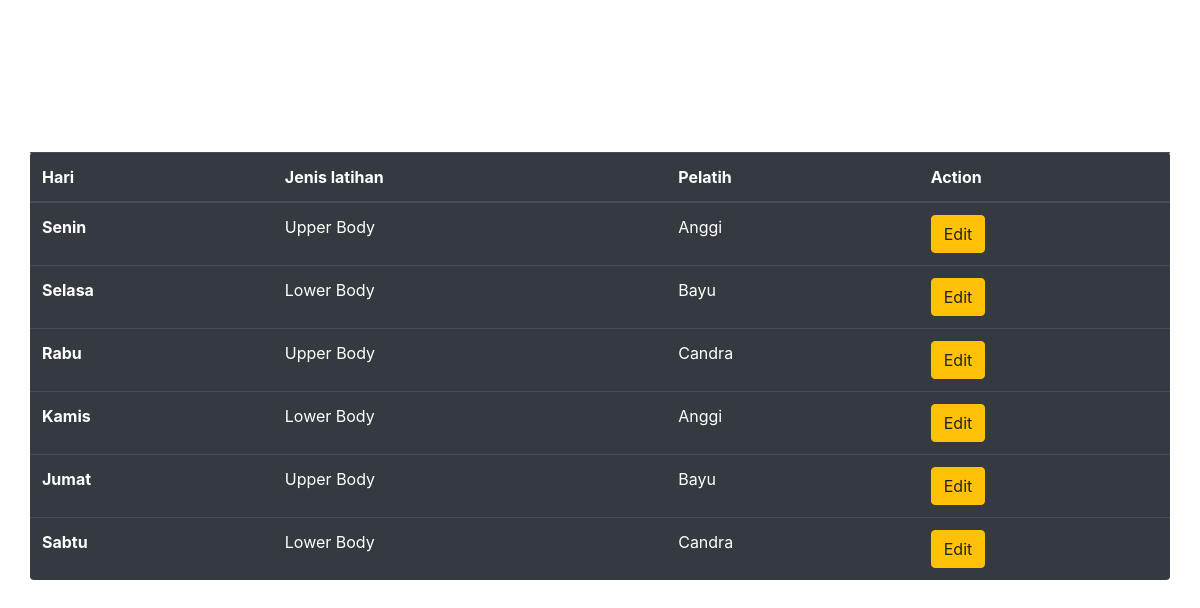
The app's page /admin/jadwal.php with its own data.
### tables this page shows
CREATE TABLE `jadwal` (
  `hari` varchar(6) NOT NULL,
  `jenis_latihan` varchar(100) NOT NULL,
  `pelatih` varchar(100) NOT NULL
);

### admin/jadwal.php (the view, shortened to what this page needs)
<!DOCTYPE html>
<html lang="en">
<head>
	<link rel="stylesheet" type="text/css" href="../assets/css/bootstrap.min.css">
	<link rel="stylesheet" type="text/css" href="../assets/style.css">
</head>
<body>
	<nav class="navbar navbar-expand-lg navbar-light bg-none">
		<span class="navbar-brand pl-5 mb-0 h1">DAUNTLESS</span>
		<div class="pc-x">
			<ul class="navbar-nav">
				<li class="nav-item">
					<a class="nav-link" href="../index.php">Home</a>
				</li>
				<li class="nav-item">
					<a class="nav-link" href="member.php">Member</a>
				</li>
				<li class="nav-active">
					<a class="nav-link" href="jadwal.php"><b>Jadwal</b></a>
				</li>
			</ul>
		</div>
	</nav>
    <main>
		<div class="pt-5 pb-5">
			<div class="container">
				<div class="row">
					<div class="col-sm-12">
						<div class="content-box rounded">
							<div class="row pt-5 pb-5">
							<?php
							include_once('koneksi.php');
							$sql = 'SELECT * FROM jadwal';
							$result = mysqli_query($conn, $sql)
							?>
							<table class="table table-dark pt-5 pb-5 rounded">
								<thead>
								    <tr>
								      <th scope="col">Hari</th>
								      <th scope="col">Jenis latihan</th>
								      <th scope="col">Pelatih</th>
								      <th scope="col">Action</th>
								    </tr>
								</thead>
				  				<tbody>
									<?php while ($data = mysqli_fetch_object($result)){?>
									<tr>
										<th scope="row"><?= $data->hari ?></th>
										<td><?= $data->jenis_latihan ?></td>
										<td><?= $data->pelatih ?></td>
										<td>
											<a class="btn btn-warning" href="jadwal_edit.php?day=<?= $data->hari ?>">Edit
										</td>
									</tr>
									<?php }?>
								</tbody>
							</table>
						</div>
					</div>
				</div>
			</div>
		</div>
	</main>
</body>
</html>

### assets/style.css (style rules this page uses)
body { background: url("./img/bg.jpg"); background-attachment: fixed; background-size: cover; background-repeat: no-repeat; background-position: center; }
.bg-none { background-color: rgba(255,255,255,0); }
.navbar-light .navbar-brand { color: rgba(255,255,255,1); }
.navbar-light .navbar-nav .nav-link { color: rgba(255,255,255,1); }
.pc-x { padding-left: 20rem !important; }

### records on screen
jadwal: hari "Senin", jenis_latihan "Upper Body", pelatih "Anggi"
jadwal: hari "Selasa", jenis_latihan "Lower Body", pelatih "Bayu"
jadwal: hari "Rabu", jenis_latihan "Upper Body", pelatih "Candra"
jadwal: hari "Kamis", jenis_latihan "Lower Body", pelatih "Anggi"
jadwal: hari "Jumat", jenis_latihan "Upper Body", pelatih "Bayu"
jadwal: hari "Sabtu", jenis_latihan "Lower Body", pelatih "Candra"
